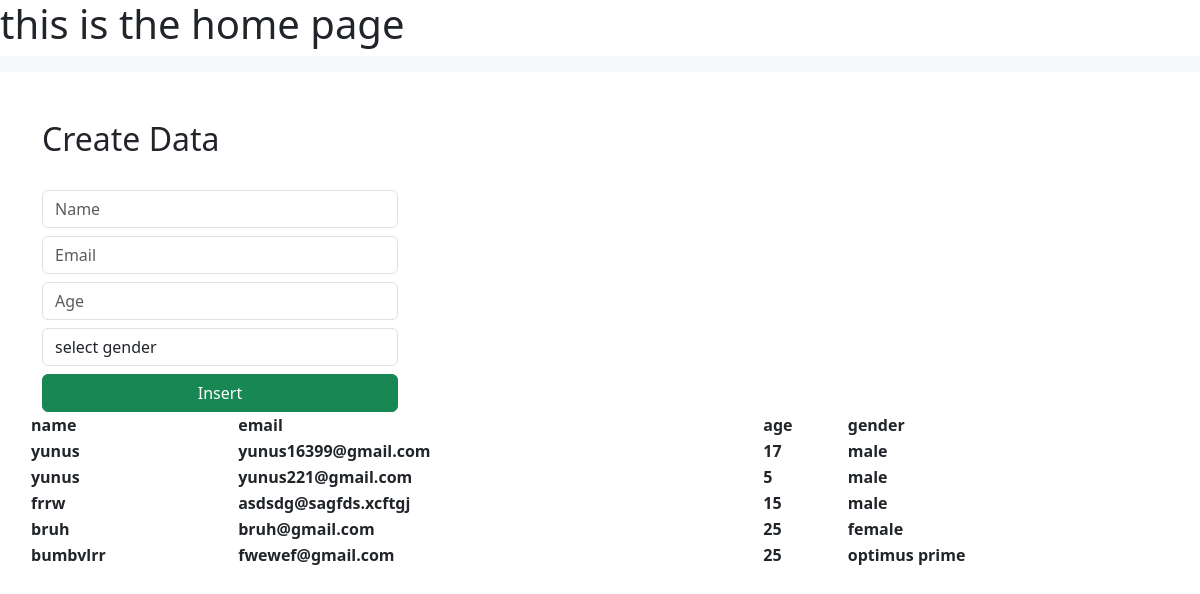
Before: / with the older database file.
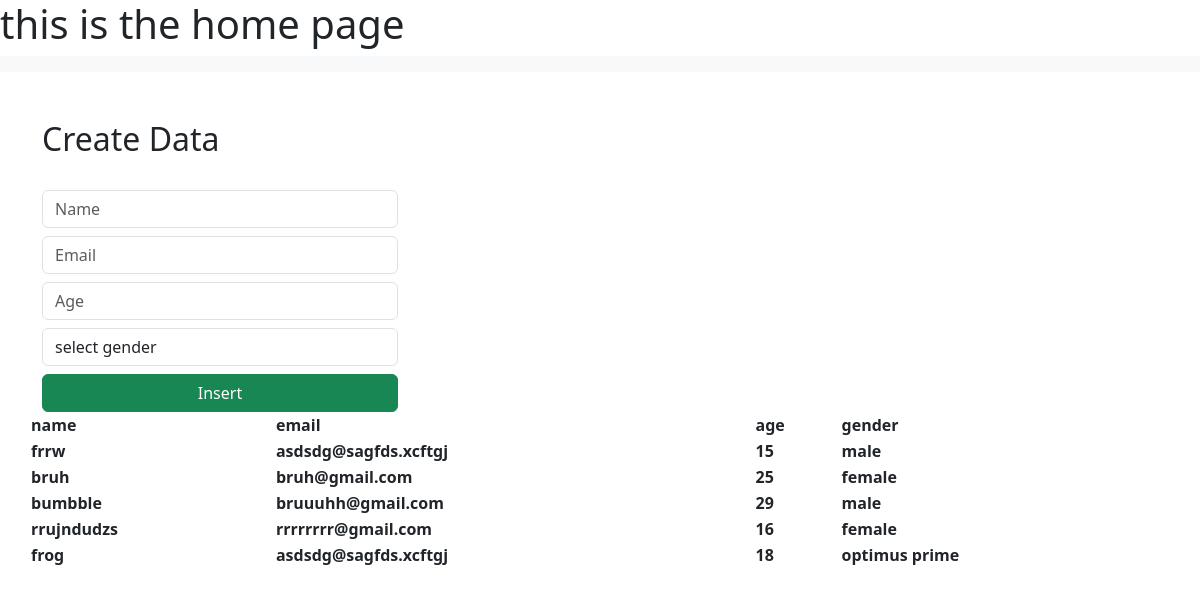
After: the same page with the newer database file.
### djangoProject2/models.py (models this page shows)
class People(models.Model):
    name = models.CharField(max_length=30, blank=False, null=False)
    email = models.EmailField()
    age = models.IntegerField()
    gender = models.CharField(max_length=30, blank=False, null=False)

### djangoProject2/views.py (the view)
# urls.py: path('', views.aboutpage, name='about'),
def aboutpage(request):
    data = People.objects.all()
    context = {"data": data}
    return render(request, "about.html", context)

### templates/about.html (shortened to what this page needs)
<!DOCTYPE html>
<html lang="en">
<link href="https://cdn.jsdelivr.net/npm/bootstrap@5.3.0-alpha1/dist/css/bootstrap.min.css" rel="stylesheet">
<head>
</head>
<body>
<h1>this is the home page</h1>
 <nav class="navbar navbar-expand-lg bg-body-tertiary">
      </nav>
      <div class="container mt-5">
        <div class="row">
            <div class="col-md-4">
                <h2>Create Data</h2>
                <br>
                <form action="/insert" method="post">
                    <div class="form-group">
                        <input type="text" class="form-control" placeholder="Name" name="name" required>
                    </div>
                    <div class="form-group">
                        <input type="email" class="form-control  mt-2" placeholder="Email" name="email" required>
                    </div>
                    <div class="form-group">
                        <input type="number" class="form-control  mt-2" placeholder="Age" name="age" required>
                    </div>
                    <div class="form-group mt-2">
                        <select id="gender" name="gender" class="form-control" required>
                            <option selected>select gender</option>
                        </select>
                    </div>
                    <div class="d-grid gap-2">
                        <button class="btn btn-success mt-2" type="submit">Insert</button>
                    </div>
                </form>
            </div>
            <table>
                <tr>
                    <th>name</th>
                    <th>email</th>
                    <th>age</th>
                    <th>gender</th>
                </tr>
                {% for d in data  %}
                <tr>
                    <th>{{ d.name }}</th>
                <th>{{ d.email  }}</th>
                <th>{{ d.age }}</th>
                <th>{{ d.gender }}</th>
                </tr>
                {% endfor %}
            </table>
            </div>
        </div>
</body>
</html>

Changed rows visible on the page:
removed People: name "yunus", email "yunus16399@gmail.com", age "17", gender "male"
removed People: name "yunus", email "yunus221@gmail.com", age "5", gender "male"
removed People: name "bumbvlrr", email "fwewef@gmail.com", age "25", gender "optimus prime"
added People: name "bumbble", email "bruuuhh@gmail.com", age "29", gender "male"
added People: name "rrujndudzs", email "rrrrrrrr@gmail.com", age "16", gender "female"
added People: name "frog", email "asdsdg@sagfds.xcftgj", age "18", gender "optimus prime"
